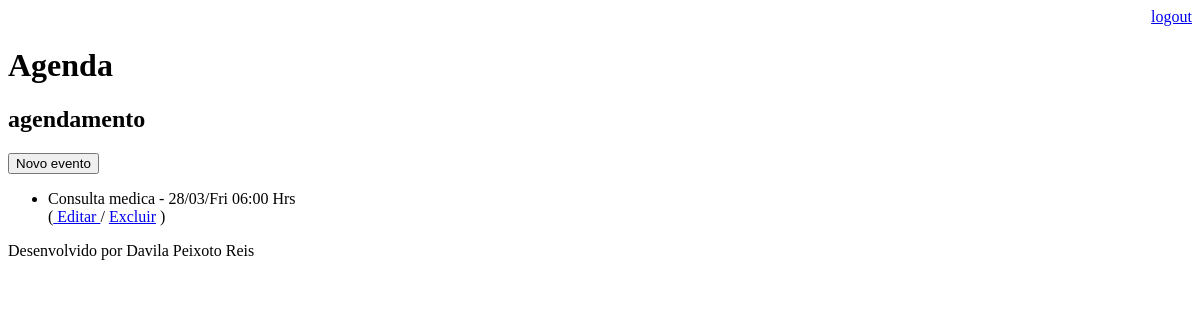
Page /agenda/ (signed in) on the earlier database version.
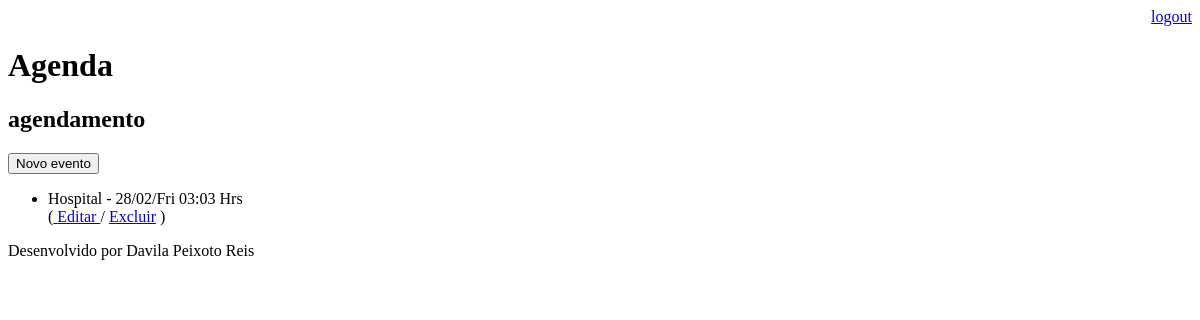
Same page on the later database version.
### appcore/models.py (models this page shows, shortened)
class Evento(models.Model):
    titulo = models.CharField(max_length=100)
    descricao = models.TextField(blank=True, null=True)
    data_evento = models.DateTimeField(verbose_name="Data do evento")
    data_criacao = models.DateTimeField(auto_now=True, verbose_name="Data de Criação")
    usuario = models.ForeignKey(User, on_delete=models.CASCADE)
    class Meta:
        db_table = 'evento'
    def get_data_evento(self):
        return  self.data_evento.strftime('%d/%m/%a %H:%M Hrs')

### appcore/views.py (the view)
# urls.py: path('agenda/', views.lista_evento),
@login_required(login_url='/login/')
def lista_evento(request):
    user = request.user
    if user.is_superuser:
        evento = Evento.objects.all()
    else:
        evento = Evento.objects.filter(usuario=user)
    dad = {'eventos': evento}
    return render(request, 'agenda.html', dad)

### template/agenda.html
{% extends "model-page.html" %}
{% block content %}
    <h2>agendamento</h2>
    <a href="evento/">
    <button type="button">Novo evento</button>
    </a>
    <ul>
    {% for evento in eventos%}
        <li>{{evento.titulo}} - {{evento.get_data_evento}} <br>
            (<a href="evento/?id={{ evento.id }}"> Editar </a>
            /
            <a href="evento/delete/{{evento.id}}"> Excluir</a> )
        </li>
    {% endfor%}
    </ul>
{% endblock %}

Differences in the rows shown:
removed Evento: titulo "Consulta medica", get_data_evento "28/03/Fri 06:00 Hrs"
added Evento: titulo "Hospital", get_data_evento "28/02/Fri 03:03 Hrs"
